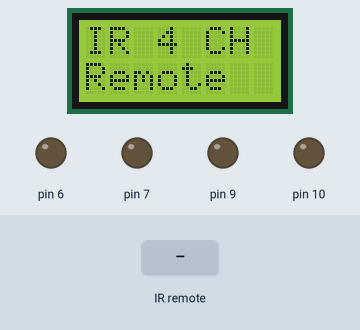
A sketch run on a simulated Arduino Uno, built with avr-gcc and run on an emulated ATmega328P. On the bench: 8×2 character LCD, output pins drawn as LEDs (lit = HIGH). Inputs (shaded band) come from the test bench.

Above: at 3.2 s.
3.3 s: infrared code 0xFF32CD received
At 4.5 s:
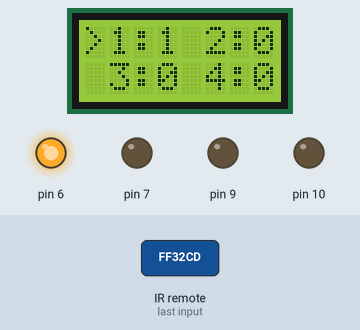
4.8 s: infrared code 0xFF00FF received
At 5.7 s:
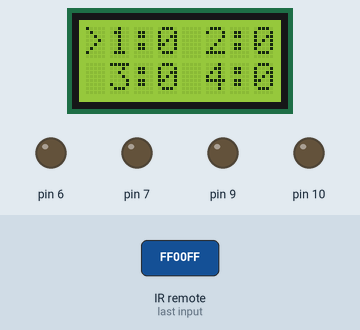
Timing chart, 0 to 7.8 s (numbered marks = the images above; inputs shaded):
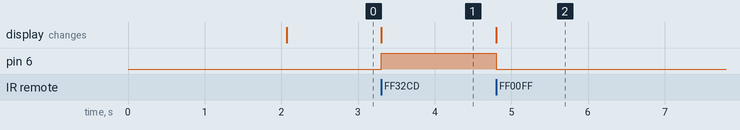

Measured:
- after the input at 3.3 s, pin 6: LOW → HIGH at once; the display: changes at once (image 1)
- after the input at 4.8 s, pin 6: HIGH → LOW at once; the display: changes at once (image 2)

The sketch:

LCD_IR_Remote_TEST.ino
```cpp
// LEFT   16754775
// RIGHT  16756815
// OK     16749165
// UP     16724685
// DOWN   16711935
//


#include <LiquidCrystal.h>
#include <IRremote.h>
LiquidCrystal lcd(12, 11, 5, 4, 3, 2);
IRrecv irrecv(13);
decode_results results;
int Pos;
int Value1;
int Value2;
int Value3;
int Value4;
void setup() {

  pinMode(6,OUTPUT);
  pinMode(7,OUTPUT);
  pinMode(9,OUTPUT);
  pinMode(10,OUTPUT);
  Serial.begin(9600);


lcd.begin(8, 2);  // A 1x16 Line display is addressed as 2x8

lcd.print("ANIX ELE");

lcd.setCursor(0, 1);
lcd.print("CTRONICS");
irrecv.enableIRIn();
delay(2000);
lcd.clear();
lcd.setCursor(0,0);
lcd.print("IR 4 CH");
lcd.setCursor(0,1);
lcd.print("Remote");
Pos = 1;


}

void loop() {

   if (irrecv.decode(&results)) {
   // Serial.println(results.value); //DIAGNOSTIC DISABLED
     irrecv.resume(); // Receive the next value


//POS FUNCTION========================
   if(results.value == 16754775){
     Pos-=1;
     lcd.clear();
   }
  else if(results.value ==16756815)
  {
    Pos+=1;
lcd.clear();

}

if(Pos<1){
       Pos=1;
     }
     if(Pos>4){
  Pos=4;
     }
//END POS FUNCTION============================

     //Change Value1
     if(Pos==1){
   if(results.value == 16724685){
     Value1+=1;
     lcd.clear();
   }
  else if(results.value ==16711935)
  {
    Value1-=1;
lcd.clear();
}
//POS1
     }else if (Pos==2){
          if(results.value == 16724685){
     Value2+=1;
     lcd.clear();
   }
  else if(results.value ==16711935)
  {
    Value2-=1;
lcd.clear();
}
     }
//POS 2
else if (Pos==3){
          if(results.value == 16724685){
     Value3+=1;
     lcd.clear();
   }
  else if(results.value ==16711935)
  {
    Value3-=1;
lcd.clear();
}
}
//POS3

else if (Pos==4){
          if(results.value == 16724685){
     Value4+=1;
     lcd.clear();
   }
  else if(results.value ==16711935)
  {
    Value4-=1;
lcd.clear();
}
}
//POS4


  //LCD Pos System

  lcd.setCursor(0,0);
  if(Pos==1){
    lcd.print(">1:");
  }
  else
  {
  lcd.print(" 1:");
  }
  lcd.print(Value1);

  if(Pos==2){
  lcd.print(">2:");
  }
  else
  {lcd.print(" 2:");
  }
  lcd.print(Value2);

  lcd.setCursor(0,1); // SE C
   if(Pos==3){
  lcd.print(">3:");
  }
  else
  {lcd.print(" 3:");
  }
  lcd.print(Value3);


   if(Pos==4){
  lcd.print(">4:");
  }
  else
  {lcd.print(" 4:");
  }
  lcd.print(Value4);
  //end if LCD pos system


  }// IR READING REFRESH END ( Codul ruleaza la receptionarea IR )


  if(Value1>1){
  Value1=1;
  }
    if(Value2>1){
  Value2=1;
  }
    if(Value3>1){
  Value3=1;
  }

      if(Value4>1){
  Value4=1;
  }
  if(Value1<0){
    Value1=0;
  }
    if(Value2<0){
    Value2=0;
  }
    if(Value3<0){
    Value3=0;
  }
      if(Value4<0){
    Value4=0;
  }
  //WRITE VALUES AFTER CHECK
  digitalWrite(6,Value1);
  digitalWrite(7,Value2);
  digitalWrite(9,Value3);
  digitalWrite(10,Value4);


}
```
